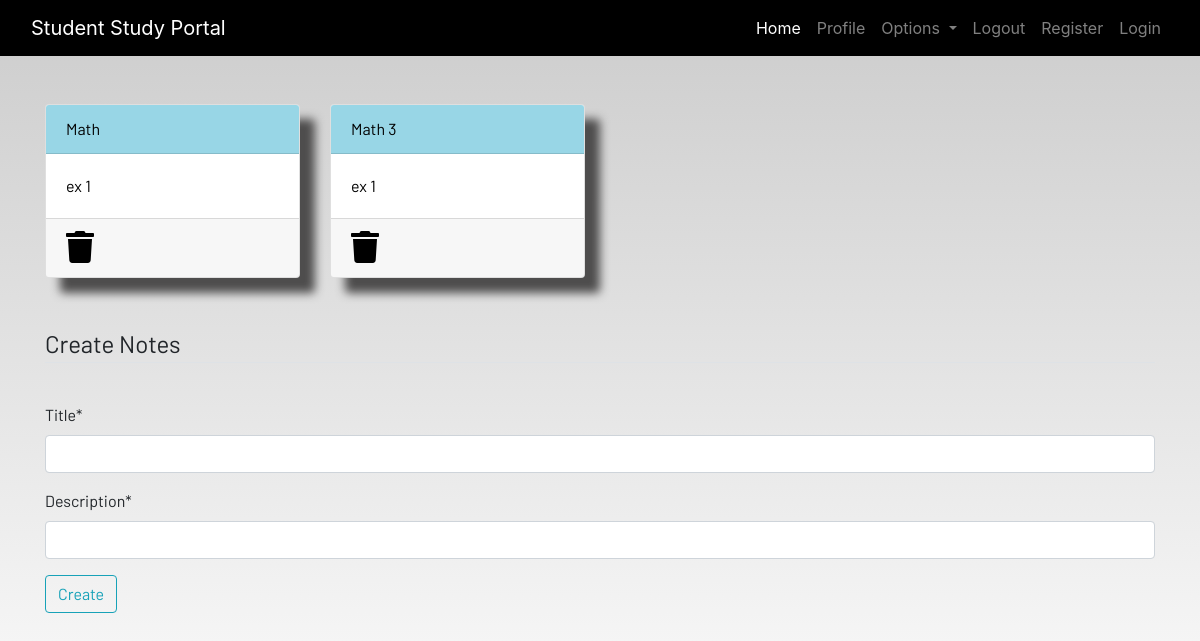
Before: /notes (signed in) with the older database file.
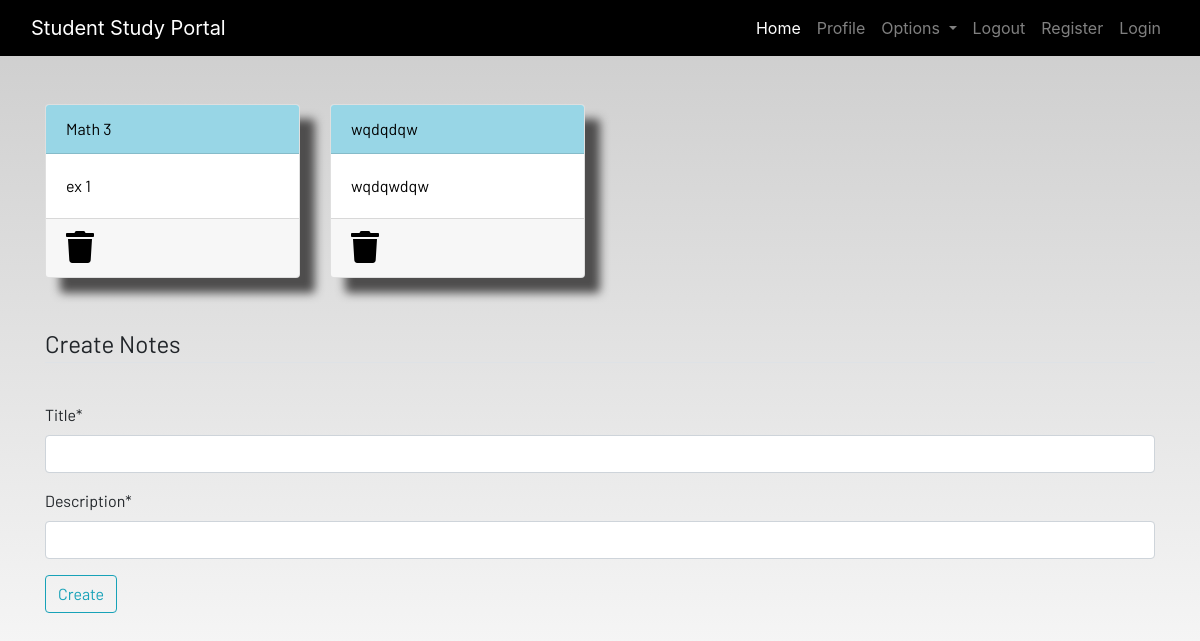
After: the same page with the newer database file.
### dashboard/models.py (models this page shows, shortened)
class Notes(models.Model):
 user=models.ForeignKey(User, on_delete=models.CASCADE)
 title = models.CharField(max_length=45)
 description = models.CharField(max_length=500)
 class Meta:
   verbose_name = "notes"
   verbose_name_plural ="notes"

### dashboard/views.py (the view)
# urls.py: path('notes', views.notes,name='notes'),
def notes(request):
     if request.method == "POST":
        form = NotesForm(request.POST)
        if form.is_valid():
             notes=Notes(user=request.user,title=request.POST['title'],description=request.POST['description'])
             notes.save()
             messages.success(request,f"Notes Added from{request.user.username}Successfully!")
     else:
          form = NotesForm()
     notes=Notes.objects.filter(user=request.user)
     context={'notes':notes,'form':form}
     return render(request,'dashboard/notes.html',context)

### dashboard/forms.py
class NotesForm(forms.ModelForm):
      class Meta:
        model= Notes
        fields=['title','description']

### dashboard/templates/dashboard/notes.html (shortened to what this page needs)
{% extends 'dashboard/base.html' %}
{% load static %}
{% load crispy_forms_tags %}
{% block content %}
<div class="container">
    <div class="row">
        {% for note  in notes %}
        <div class="col-md-3">
            <a href="{% url 'notes-detail' note.id %}">
                <div class="card">
                    <div class="card-header">{{note.title}}</div>
                    <div class="card-body">{{note.description|slice:"0:100"}}</div>
                    <div class="card-footer mt-auto "><a href="{% url 'delete_note' note.id %}">
                        <i class="fa fa-trash fa-2x"></i></a>
                    </div>
                </div>
            </a>
        </div>
        {% endfor %}
        <br><br>
    </div>
</div>
<br><br>
<div class="container">
    <form method="POST">
        <fieldset class="form-group">
            <legend class="border-bottom mb-4">Create Notes</legend>
        </fieldset>
        {{form |crispy}}
        <div class="form-group">
            <button href="" class="btn btn-outline-info" type="submit">
                Create
            </button>
        </div>
    </form>
</div>
{% endblock content %}

Changed rows visible on the page:
removed Notes: title "Math", description "ex 1"
added Notes: title "wqdqdqw", description "wqdqwdqw"
